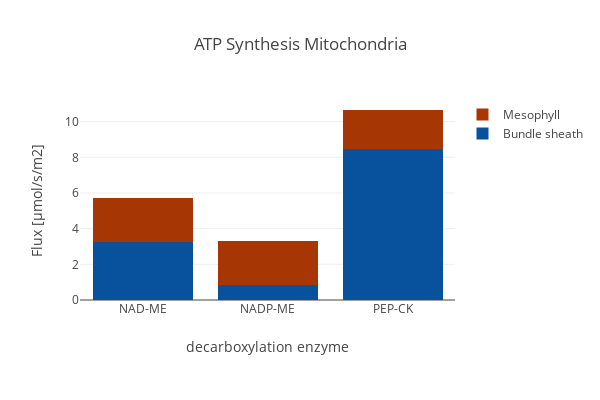

Notebook code cell kept with this figure:
### Code cell
create_bar_plot_met(D_pfba, D_exp,
                    {'[M]_cplx5_m':'Mesophyll','[B]_cplx5_m': 'Bundle sheath'},'ATP_m',
                    'ATP Synthesis Mitochondria', xaxis_title, c3_model,
                    stacked = True, save_fig=save_fig)

### Figure 1 — Plotly figure (JSON) as saved in the notebook; plotly's stock layout.template omitted (floating-point values rounded to 4 significant figures)
{"data": [{"marker": {"color": "rgb(8,81,156)"}, "name": "Bundle sheath", "type": "bar", "uid": "008dcdf6-ccc4-45e6-9dc6-6cd2d9e066a3", "x": ["NAD-ME", "NADP-ME", "PEP-CK"], "y": [3.236, 0.8434, 8.469]}, {"marker": {"color": "rgb(166,54,3)"}, "name": "Mesophyll", "type": "bar", "uid": "79845ced-09ce-4b99-b7d3-b2ab141b519a", "x": ["NAD-ME", "NADP-ME", "PEP-CK"], "y": [2.488, 2.488, 2.185]}], "layout": {"barmode": "stack", "height": 400, "margin": {"b": 100}, "title": {"text": "ATP Synthesis Mitochondria"}, "width": 600, "xaxis": {"tickangle": 0, "title": {"text": "decarboxylation enzyme"}}, "yaxis": {"autorange": true, "title": {"text": "Flux [µmol/s/m2]"}}}}
